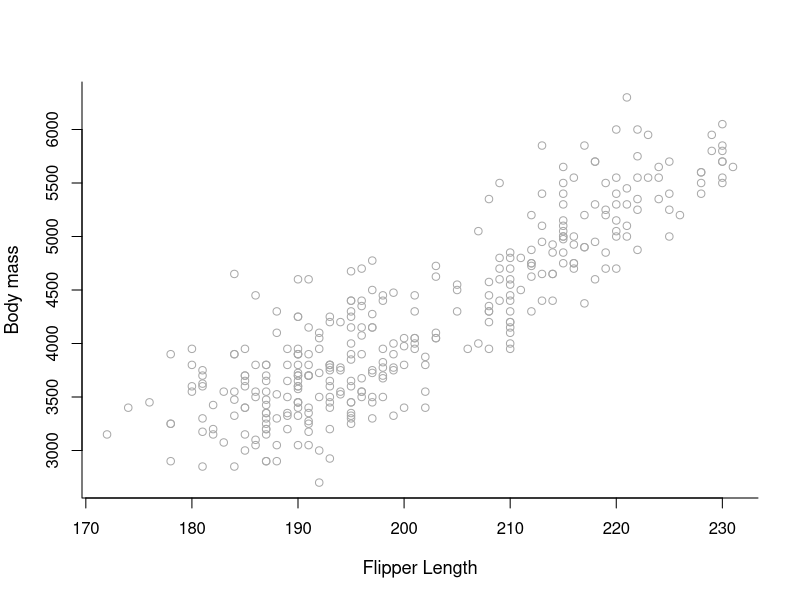
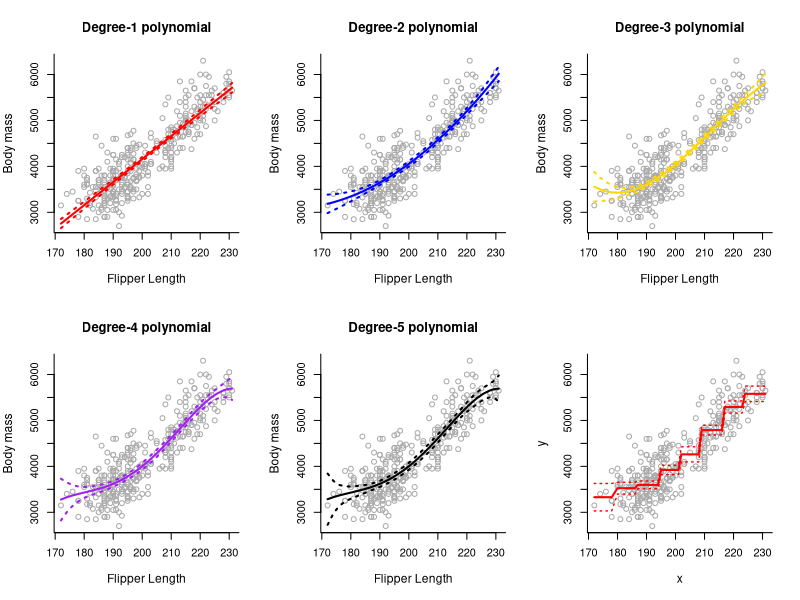
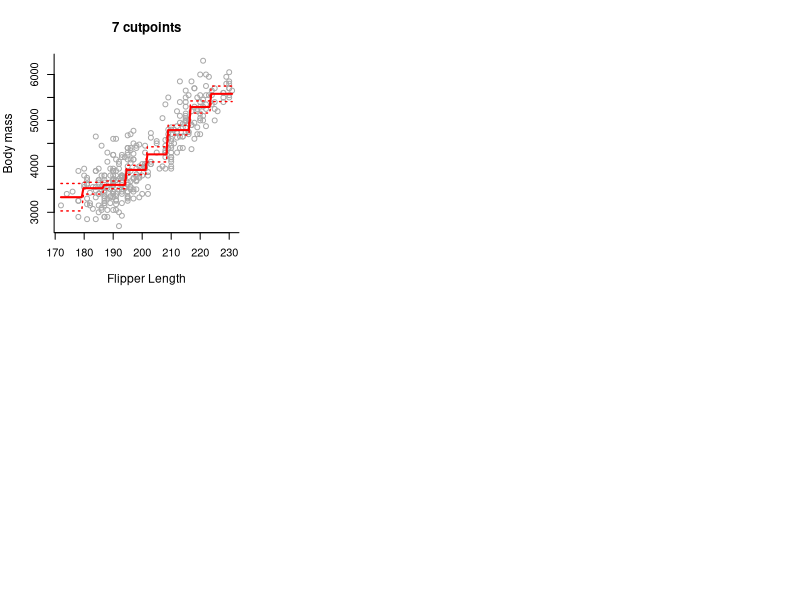

The R source for these figures, in order:
#Assignment 1, Machine Learning. Penguins

#install packages
install.packages("palmerpenguins")
install.packages("splines")
library("splines")
library("palmerpenguins")
?penguins
View(penguins)

#We create a new dataset called `palmer` that removes any missing data.
polar_bear <- which( rowSums( is.na( penguins ) ) > 0 )
palmer <- penguins[-polar_bear,]
dim(palmer)


#We seek to predict penguin body mass from flipper length. Thus we run the code:
y = palmer$body_mass_g
x = palmer$flipper_length_mm
y.lab = "Body mass"
x.lab = "Flipper Length"
#such that now we are interested in predicting y from x.
#What are the 25th, 50th and 75th percentiles of x?
quantile(x, c(.25, .50, .75))
summary(x)

#linear spline model for penguin mass as a function of flipper length, 
#taking knots at the lower quartile, median and upper quartile
#we specify degree = 1 for a linear spline
#response is y and predictor is x
#y is a function of x" (denoted y = y(x)) means that y varies according to whatever value x takes on
#spline1 = lm( y ~ bs (x, degree =1, knots = summmary (x) [c(2, 3, 5)]))

#modelling y based on x, Fit a first, second, third, fourth 
#and fifth order polynomial to the data using the commands lm and poly
plot( x, y, cex.lab = 1.1, col="darkgrey", xlab = x.lab, ylab = y.lab, 
      main = "", bty = 'l' )

#Fit a first, second, third, fourth and fifth order polynomial to the data 
#using the commands lm and poly.

poly1 = lm(y ~ poly(x,  1))
poly2 = lm(y ~ poly(x,  2))
poly3 = lm(y ~ poly(x,  3))
poly4 = lm(y ~ poly(x,  4))
poly5 = lm(y ~ poly(x,  5))

# sorted values of x.
sort.x = sort(x) 

# Predicted values.
pred1 = predict(poly1, newdata = list(x = sort.x), se = TRUE)
pred2 = predict(poly2, newdata = list(x = sort.x), se = TRUE)
pred3 = predict(poly3, newdata = list(x = sort.x), se = TRUE)
pred4 = predict(poly4, newdata = list(x = sort.x), se = TRUE)
pred5 = predict(poly5, newdata = list(x = sort.x), se = TRUE)

# Confidence interval bands.
se.bands1 = cbind( pred1$fit - 2*pred1$se.fit, pred1$fit + 2*pred1$se.fit )
se.bands2 = cbind( pred2$fit - 2*pred2$se.fit, pred2$fit + 2*pred2$se.fit )
se.bands3 = cbind( pred3$fit - 2*pred3$se.fit, pred3$fit + 2*pred3$se.fit )
se.bands4 = cbind( pred4$fit - 2*pred4$se.fit, pred4$fit + 2*pred4$se.fit )
se.bands5 = cbind( pred5$fit - 2*pred5$se.fit, pred5$fit + 2*pred5$se.fit )

par(mfrow = c(2,3))

# Degree-1 polynomial plot.
plot(x, y, cex.lab = 1.1, col="darkgrey", xlab = x.lab, ylab = y.lab,
     main = "Degree-1 polynomial", bty = 'l')
lines(sort.x, pred1$fit, lwd = 2, col = "red")
matlines(sort.x, se.bands1, lwd = 2, col = "red", lty = 3)

# Degree-2 polynomial plot.
plot(x, y, cex.lab = 1.1, col="darkgrey", xlab = x.lab, ylab = y.lab,
     main = "Degree-2 polynomial", bty = 'l')
lines(sort.x, pred2$fit, lwd = 2, col = "blue")
matlines(sort.x, se.bands2, lwd = 2, col = "blue", lty = 3)

# Degree-3 polynomial plot.
plot(x, y, cex.lab = 1.1, col="darkgrey", xlab = x.lab, ylab = y.lab,
     main = "Degree-3 polynomial", bty = 'l')
lines(sort.x, pred3$fit, lwd = 2, col = "gold")
matlines(sort.x, se.bands3, lwd = 2, col = "gold", lty = 3)

# Degree-4 polynomial plot.
plot(x, y, cex.lab = 1.1, col="darkgrey", xlab = x.lab, ylab = y.lab,
     main = "Degree-4 polynomial", bty = 'l')
lines(sort.x, pred4$fit, lwd = 2, col = "purple")
matlines(sort.x, se.bands4, lwd = 2, col = "purple", lty = 3)

# Degree-5 polynomial plot.
plot(x, y, cex.lab = 1.1, col="darkgrey", xlab = x.lab, ylab = y.lab,
     main = "Degree-5 polynomial", bty = 'l')
lines(sort.x, pred5$fit, lwd = 2, col = "black")
matlines(sort.x, se.bands5, lwd = 2, col = "black", lty = 3)

#Perform an analysis of variance to confirm 
#whether higher order degrees of polynomial are 
#useful for modelling y based on x. 
anova(poly1, poly2, poly3, poly4, poly5)
##################
#Console response:
#4    328 46125249  1    422040  2.9920  0.084619 .
#Signif. codes:  0 '***' 0.001 '**' 0.01 '*' 0.05 '.' 0.1 ' ' 1

###############################

#step for Which command would effectively build a step function 
#regression model with 7 cut-points for y based on x?
# Remember to define the number of intervals (one more than the number of 
# cut-points).
step8 = lm(y ~ cut(x, 8))

pred8 = predict(step8, newdata = list(x = sort(x)), se = TRUE)
se.bands8 = cbind(pred8$fit + 2*pred8$se.fit, pred8$fit-2*pred8$se.fit)

plot(x, y, cex.lab = 1.1, col="darkgrey", bty = 'l')

#lines(sort(x), pred6$fit, lwd = 2, col = "red")
lines(x = sort(x), y = pred8$fit, lwd = 2, col = "red")
matlines(sort(x), se.bands8, lwd = 1.4, col = "red", lty = 3)
table(cut(x, 2))


###############
#Last section of the practical
summary(step8)
newx <- seq(from = min(x), to = max(x), length = 100)
pred8 = predict(step8, newdata = list(x = newx), se = TRUE)
se.bands8 = cbind(pred8$fit + 2*pred8$se.fit, pred8$fit-2*pred8$se.fit)

plot(x, y, cex.lab = 1.1, col="darkgrey", xlab = x.lab, ylab = y.lab,
     main = "7 cutpoints", bty = 'l')

lines(newx, pred8$fit, lwd = 2, col = "red")
matlines(newx, se.bands8, lwd = 1.4, col = "red", lty = 3)
